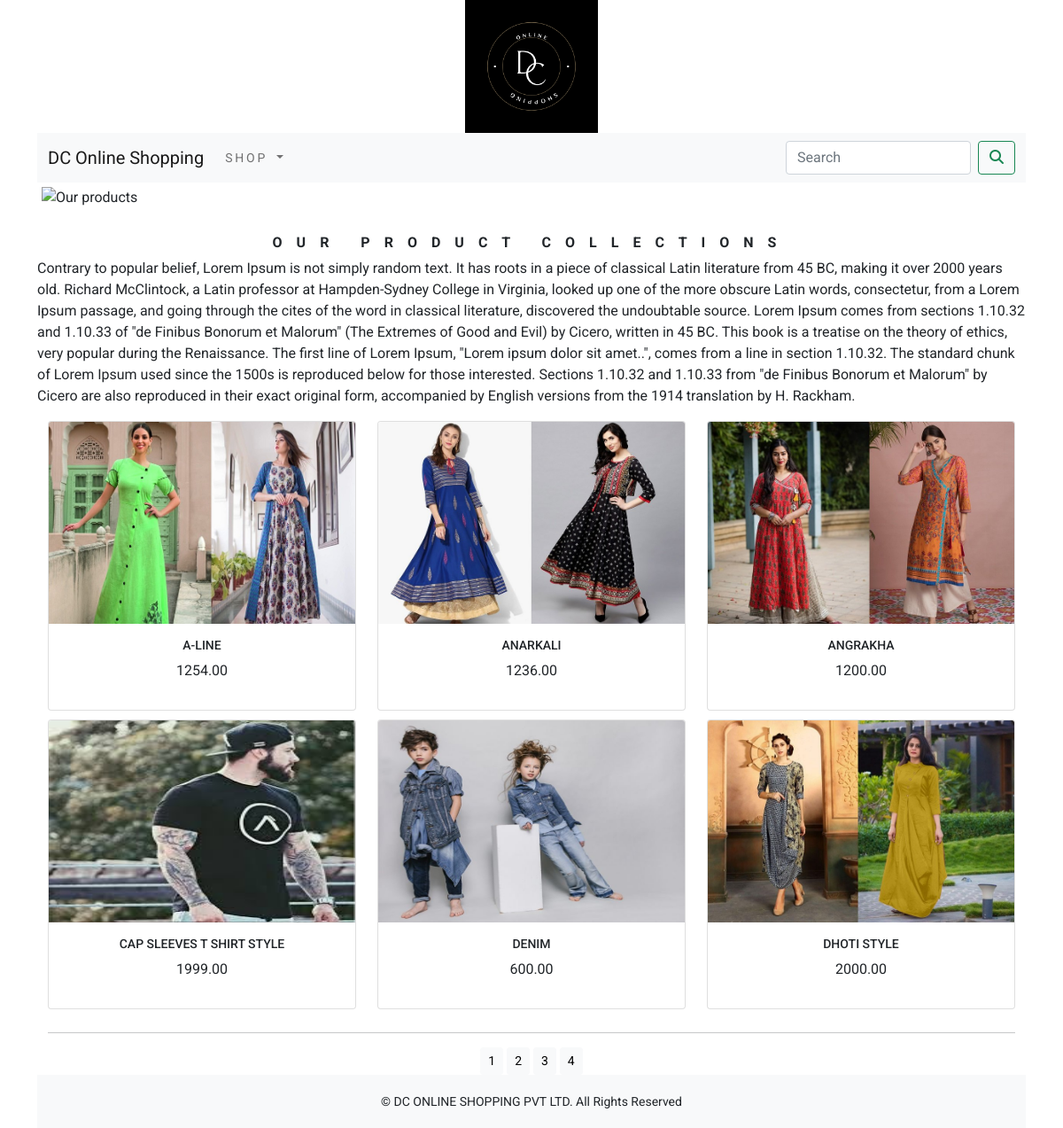
The app's page /shop/ with its own data.
### ecommerce_app/models.py (models this page shows, shortened)
class Product(models.Model):
    product_name = models.CharField(max_length=250, unique=True)
    product_slug = models.SlugField(max_length=250, unique=True)
    product_desc = models.TextField(blank=True)
    product_price = models.DecimalField(max_digits=10, decimal_places=2)
    product_category = models.ForeignKey(Category, on_delete=models.CASCADE)
    product_img = models.ImageField(upload_to='Product Gallery',blank=True)
    product_stock = models.IntegerField()
    product_availability = models.BooleanField(default=True)
    product_create_time = models.DateTimeField(auto_now_add=True)
    product_updated = models.DateTimeField(auto_now_add=True)
    def get_url(self):
        return reverse('ecommerce_app:product_category_detail',args=[self.product_category.category_slug,self.product_slug])
    class Meta:
        ordering = ('product_name',)
        verbose_name= 'product'
        verbose_name_plural= 'products'

### ecommerce_app/views.py (the view)
# urls.py: path('', views.allProductCat, name='allProductCat'),
def allProductCat(request, c_slug=None):
    c_page = None
    products_list = None
    if c_slug != None:
        c_page = get_object_or_404(Category, category_slug = c_slug)
        products_list = Product.objects.all().filter(product_category = c_page, product_availability = True)
    else:
        products_list = Product.objects.all().filter(product_availability = True)
    paginator = Paginator(products_list, 6)
    try:
        page = int(request.GET.get('page','1'))
    except:
        page = 1
    try:
        products = paginator.page(page)
    except (EmptyPage,InvalidPage):
        products = paginator.page(paginator.num_pages)
    return render(request,'category.html',{'category':c_page, 'products':products})

### ecommerce_app/context_processors.py (called while the page is built)
def menu_links(request):
    links = Category.objects.all()
    return dict(links = links)

### ecommerce_app/models.py (called while the page is built)
    def get_url(self):
        return reverse('ecommerce_app:products_by_category', args=[self.category_slug])

### ecommerce_cart/context_processors.py (called while the page is built)
def counter(request):
    item_count = 0
    if 'admin' in request.path:
        return {}
    else:
        try:
            cart = Cart.objects.filter(cart_id = _cart_id(request))
            cart_items = CartItem.objects.all().filter(cart=cart[:1])
            for cart_item in cart_items:
                item_count += cart_item.quantity
        except Cart.DoesNotExist:
            item_count = 0
    return dict(item_count = item_count)

### ecommerce_cart/views.py (called while the page is built)
def _cart_id(request):
    cart = request.session.session_key
    if not cart:
        cart = request.session.create()
    return cart

### templates/category.html (shortened to what this page needs)
{% extends 'base.html' %}
{% load static %}
{% block content %}
    <div class="mx-auto">
        {% if category %}
            <img  class= "my_image" src="{{category.category_img.url}}" alt="{{category.category_name}}">
    </div>
    <br>
    <div>
        <h1 class="text-center my_title"><b>{{category.category_name}}</b></h1>
        <p class="text-justify">{{category.category_desc}}</p>
    </div>
        {% else %}
            <div>
                <img class="my_image my_image_padding" src="{% static 'img/banner.png' %}" alt="Our products" width="1920px" height="600px">
            </div>
            <br>
            <h1 class="text-center my_title">Our Product Collections</h1>
            <p class="test-justify">Contrary to popular belief, Lorem Ipsum is not simply random text. It has roots in a piece of classical Latin literature from 45 BC, making it over 2000 years old. Richard McClintock, a Latin professor at Hampden-Sydney College in Virginia, looked up one of the more obscure Latin words, consectetur, from a Lorem Ipsum passage, and going through the cites of the word in classical literature, discovered the undoubtable source. Lorem Ipsum comes from sections 1.10.32 and 1.10.33 of "de Finibus Bonorum et Malorum" (The Extremes of Good and Evil) by Cicero, written in 45 BC. This book is a treatise on the theory of ethics, very popular during the Renaissance. The first line of Lorem Ipsum, "Lorem ipsum dolor sit amet..", comes from a line in section 1.10.32. The standard chunk of Lorem Ipsum used since the 1500s is reproduced below for those interested. Sections 1.10.32 and 1.10.33 from "de Finibus Bonorum et Malorum" by Cicero are also reproduced in their exact original form, accompanied by English versions from the 1914 translation by H. Rackham.</p>
        {% endif %}
        <div class="container">
            <div class="row mx_auto">
                {% for product in products.object_list %}
                    <div class="my_bottom_margin col-9 col-sm-4 col-md-4 xol-lg-4">
                        <div class="card text-center" style="min-width:18rem;">
                            <a href="{{product.get_url}}"><img class="card-img-top my_image" src="{{product.product_img.url}}" alt="{{product.product_name}}"></a>
                            <div class="card-body">
                                <h3>{{product.product_name}}</h3>
                                <p>{{product.product_price}}</p>
                            </div>
                        </div>
                    </div>
                {% endfor %}
            </div>
            <div class="mx-auto">
                <hr>
                <div class="text-center">
                    {% for pg in products.paginator.page_range %}
                        <a href="?page={{pg}}" class="btn btn-light btn-sm {% if products.number == pg %} active {% endif %}">{{pg}}</a>
                    {% endfor %}
                </div>
            </div>
        </div>
{% endblock %}

### templates/base.html (shortened to what this page needs)
{% load static %}
<!DOCTYPE html>
<html lang="en">
    <head>
        <link href="{% static 'css/bootstrap.min.css' %}" rel="stylesheet">
        <link href="{% static 'css/custom.css' %}" rel="stylesheet">
    </head>
    <body>
         <div class="container">
            {% include 'header.html' %}
            {% include 'nav.html' %}
            {% block content %}
            {% endblock %}
        </div>
        {% include 'footer.html' %}
    </body>
</html>

### templates/header.html
{% load static %}
<header>
  <center>
    <a href="{% url 'ecommerce_app:allProductCat' %} "><img src="{% static 'img/logo.png' %}" alt="Logo in ecommerce" width="150px" height="150px"></a>
  </center>
</header>

### templates/nav.html (shortened to what this page needs)
<nav class="navbar navbar-expand-lg navbar-light bg-light">
  <div class="container-fluid">
    <a class="navbar-brand" href="#">DC Online Shopping</a>
    <div class="collapse navbar-collapse" id="navbarSupportedContent">
      <ul class="navbar-nav me-auto mb-2 mb-lg-0">
        <li class="nav-item dropdown {% if 'ecommerce_app' in request.path %} active {% endif  %}">
          <a class="nav-link dropdown-toggle" href="#" id="navbarDropdown" role="button" data-bs-toggle="dropdown" aria-expanded="false">
            Shop
          </a>
        </li>
      </ul>
      <form class="d-flex" action="{% url 'ecommerce_search_app:SearchResult' %}" method="get">
        <input class="form-control me-2" name="q" type="search" placeholder="Search" aria-label="Search">
        <button class="btn btn-outline-success" type="submit"><i class="fa fa-search"></i></button>
      </form>
    </div>
  </div>
</nav>

### templates/footer.html
<div class="footer navbar-fixed-bottom my_footer">
  <p class="text-center">&copy; DC ONLINE SHOPPING PVT LTD. All Rights Reserved</p>
</div>

### static/css/custom.css (style rules this page uses)
body { font-family: 'Roboto', sans-serif; }
.nav-item { letter-spacing : 0.2em; font-size : 14px; text-transform : uppercase; }
.my_image { width : 100%; height: 19vw; }
.my_title { font-size : 16px; text-transform : uppercase; letter-spacing : 1em; font-weight: bold; }
.my_image_padding { padding : 5px; }
.my_bottom_margin { margin-bottom : 10px; }
.card-body h3 { font-size : 14px; text-transform : uppercase; }
.my_footer { background-color : #f8f9fa; height : 60px; }
.my_footer p { padding-top : 20px; font-size : 14px; }

### records on screen
Product: product_img (picture), product_name "A-LINE", product_price "1254.00"
Product: product_img (picture), product_name "ANARKALI", product_price "1236.00"
Product: product_img (picture), product_name "ANGRAKHA", product_price "1200.00"
Product: product_img (picture), product_name "CAP SLEEVES T SHIRT STYLE", product_price "1999.00"
Product: product_img (picture), product_name "DENIM", product_price "600.00"
Product: product_img (picture), product_name "DHOTI STYLE", product_price "2000.00"

### other values on screen
{{ pg }} "1" "2" "3" "4"
